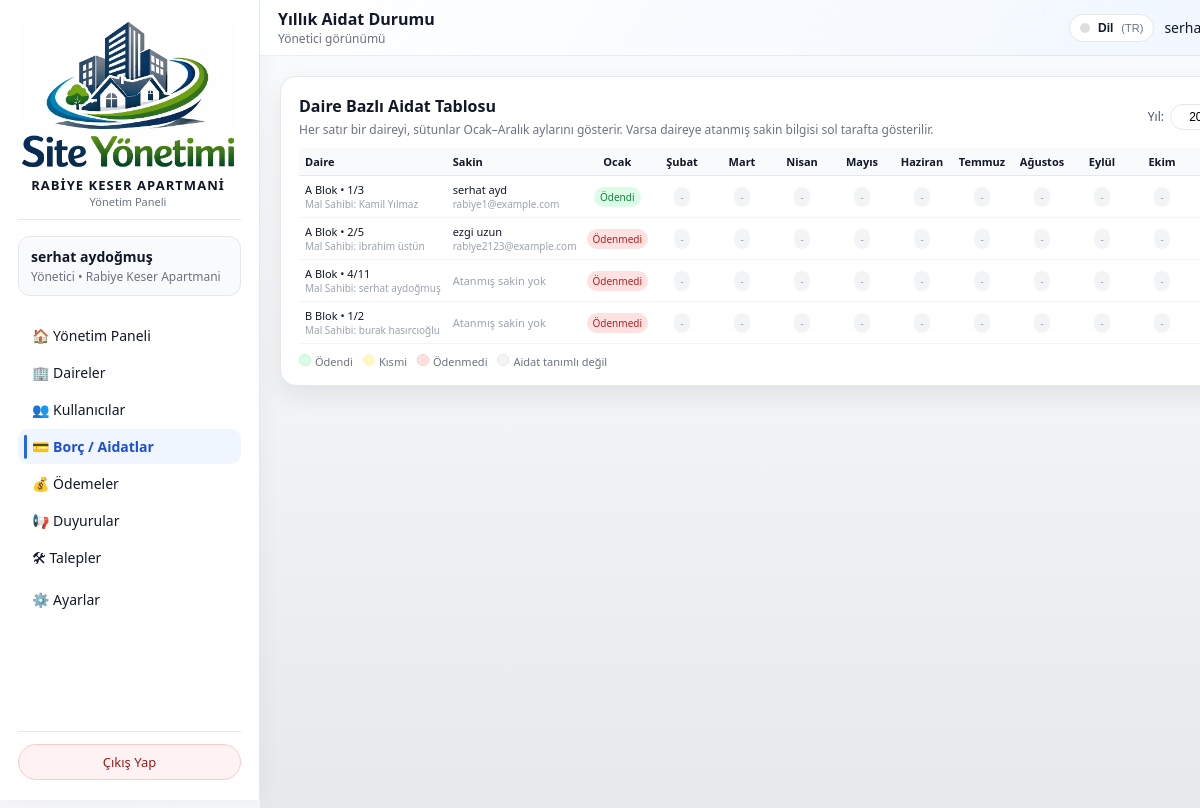
The app's page /admin/dues-summary (signed in) with its own data.
### models/apartment_model.py (models this page shows, shortened)
class Apartment(db.Model):
    __tablename__ = "apartments"
    id = db.Column(db.Integer, primary_key=True)
    site_id = db.Column(db.Integer, db.ForeignKey("sites.id"), nullable=False)
    block = db.Column(db.String(50), nullable=False)
    floor = db.Column(db.String(20), nullable=False)
    number = db.Column(db.String(20), nullable=False)
    area_m2 = db.Column(db.Float, nullable=True)
    owner_name = db.Column(db.String(120))
    owner_phone = db.Column(db.String(32))
    notes = db.Column(db.Text)
    users = db.relationship("User", backref="apartment", lazy="dynamic")
    bills = db.relationship("Bill", backref="apartment", lazy="dynamic")
    payments = db.relationship("Payment", backref="apartment", lazy="dynamic")
    tickets = db.relationship("Ticket", backref="apartment", lazy="dynamic")

### models/user_model.py (models this page shows, shortened)
class User(db.Model):
    __tablename__ = "users"
    id = db.Column(db.Integer, primary_key=True)
    name = db.Column(db.String(120), nullable=False)
    email = db.Column(db.String(120), unique=True, nullable=False, index=True)
    phone = db.Column(db.String(32), nullable=True)
    password_hash = db.Column(db.String(255), nullable=False)
    role = db.Column(db.String(20), nullable=False, default="resident")
    site_id = db.Column(db.Integer, db.ForeignKey("sites.id"), nullable=True)
    apartment_id = db.Column(
        db.Integer,
        db.ForeignKey("apartments.id"),
        nullable=True,
    )
    is_active = db.Column(db.Boolean, default=True, nullable=False)

### routes/admin_routes.py (the view, shortened to what this page needs)
@admin_bp.route("/dues-summary", methods=["GET"])
@admin_required
def dues_summary():
    now = datetime.utcnow()
    current_year = now.year
    current_month = now.month
    year = request.args.get("year", type=int) or current_year
    months = [
        (1, "Ocak"),
        (2, "Şubat"),
        (3, "Mart"),
        (4, "Nisan"),
        (5, "Mayıs"),
        (6, "Haziran"),
        (7, "Temmuz"),
        (8, "Ağustos"),
        (9, "Eylül"),
        (10, "Ekim"),
        (11, "Kasım"),
        (12, "Aralık"),
    ]
    month_labels = dict(months)
    apartments = []
    try:
        apartments = (
            Apartment.query
            .order_by(
                Apartment.block.asc(),
                Apartment.floor.asc(),
                Apartment.number.asc(),
            )
            .all()
        )
    except SQLAlchemyError as exc:
        current_app.logger.exception("Aidat durumu için daire listesi alınamadı: %s", exc)
        flash("Daire listesi alınırken bir hata oluştu.", "error")
        apartments = []
    if year == current_year and apartments:
        try:
            active_apartment_ids = {apt.id for apt in apartments if apt.id is not None}
            month_start = date(year, current_month, 1)
            if current_month == 12:
                month_end = date(year + 1, 1, 1)
            else:
                month_end = date(year, current_month + 1, 1)
            existing_bills = (
                Bill.query.filter(
                    Bill.apartment_id.in_(active_apartment_ids),
                    Bill.due_date >= month_start,
                    Bill.due_date < month_end,
                )
                .all()
            )
            apartments_with_bill = {
                b.apartment_id for b in existing_bills if b.apartment_id is not None
            }
            for apt_id in active_apartment_ids:
                if apt_id in apartments_with_bill:
                    continue
            db.session.commit()
        except SQLAlchemyError as exc:
            db.session.rollback()
            current_app.logger.exception("Otomatik aylık aidat oluşturulamadı: %s", exc)
            flash("Otomatik aidat oluşturulurken bir hata oluştu.", "error")
    start_date = date(year, 1, 1)
    end_date = date(year + 1, 1, 1)
    bills = []
    payments = []
    bill_totals = defaultdict(Decimal)
    bill_key_by_id = {}
    try:
        bills = (
            Bill.query
            .filter(
                Bill.due_date >= start_date,
                Bill.due_date < end_date,
            )
            .all()
        )
        for b in bills:
            if not b.apartment_id or not b.due_date:
                continue
            key = (b.apartment_id, b.due_date.month)
            bill_totals[key] += Decimal(b.amount or 0)
            bill_key_by_id[b.id] = key
        if bill_key_by_id:
            payments = (
                Payment.query
                .filter(Payment.bill_id.in_(bill_key_by_id.keys()))
                .all()
            )
        else:
            payments = []
        paid_totals = defaultdict(Decimal)
        for p in payments:
            if not p.bill_id:
                continue
            key = bill_key_by_id.get(p.bill_id)
            if not key:
                continue
            paid_totals[key] += Decimal(p.amount or 0)
        status_map = {}
        for key, total_bill in bill_totals.items():
            total_paid = paid_totals.get(key, Decimal("0"))
            if total_bill <= 0:
                continue
            if total_paid >= total_bill:
                status_map[key] = "paid"
            elif total_paid > 0:
                status_map[key] = "partial"
            else:
                status_map[key] = "open"
    except SQLAlchemyError as exc:
        current_app.logger.exception("Aidat durumu hesaplanamadı: %s", exc)
        flash("Aidat durumu hesaplanırken bir hata oluştu.", "error")
        status_map = {}
        bill_totals = {}
    resident_by_apartment = {}
    try:
        residents = (
            User.query
            .filter(
                User.role == "resident",
                User.is_active == True,  # noqa: E712
                User.apartment_id.isnot(None),
            )
            .order_by(User.name.asc())
            .all()
        )
        for u in residents:
            if u.apartment_id not in resident_by_apartment:
                resident_by_apartment[u.apartment_id] = u
    except SQLAlchemyError as exc:
        current_app.logger.exception("Sakin listesi alınamadı: %s", exc)
        flash("Sakin listesi alınırken bir hata oluştu.", "error")
        resident_by_apartment = {}
    rows = []
    for apt in apartments:
        monthly_status = {}
        for m_num, _m_label in months:
            key = (apt.id, m_num)
            if key in status_map:
                monthly_status[m_num] = status_map[key]
            else:
                monthly_status[m_num] = None  # O ay için borç yok
        resident = resident_by_apartment.get(apt.id)
        rows.append(
            {
                "apartment": apt,
                "resident": resident,
                "monthly": monthly_status,
            }
        )
    return render_template(
        "admin/aidat_durumu.html",
        year=year,
        current_year=current_year,
        months=months,
        rows=rows,
    )

### routes/admin_routes.py (called while the page is built)
def admin_required(view_func):
    @wraps(view_func)
    def wrapped_view(*args, **kwargs):
        user_id = session.get("user_id")
        role = session.get("user_role")
        if not user_id:
            flash("Devam etmek için lütfen giriş yapın.", "info")
            return redirect(url_for("auth.login"))
        if role not in ("admin", "super_admin"):
            flash("Bu alana sadece yönetici kullanıcılar erişebilir.", "error")
            return redirect(url_for("index"))
        return view_func(*args, **kwargs)
    return wrapped_view

@admin_bp.app_context_processor
def inject_site_name():
    name = session.get("site_name")
    if not name:
        name = get_site_display_name()  # DB'den oku (SystemSetting)
        session["site_name"] = name
    return {"current_site_name": name}

def get_site_display_name() -> str:
    default_name = "Site / Apartman"
    try:
        settings = SystemSetting.get_singleton()
        if settings and getattr(settings, "site_name", None):
            name = (settings.site_name or "").strip()
            if name:
                return name
    except SQLAlchemyError as exc:
        current_app.logger.exception("Site adı okunamadı: %s", exc)
    return default_name

@admin_bp.app_context_processor
def inject_site_name():
    name = session.get("site_name")
    if not name:
        name = get_site_display_name()  # DB'den oku (SystemSetting)
        session["site_name"] = name
    return {"current_site_name": name}

### templates/admin/aidat_durumu.html (shortened to what this page needs)
{% extends "base.html" %}
{% set LANG = session.get('lang','tr') %}
{% macro tp(k) -%}
  {{ I18N_PAGE.get(LANG, I18N_PAGE['tr']).get(k, I18N_PAGE['tr'].get(k, k)) }}
{%- endmacro %}
{% set MONTHS = {
  'tr': {1:"Ocak",2:"Şubat",3:"Mart",4:"Nisan",5:"Mayıs",6:"Haziran",7:"Temmuz",8:"Ağustos",9:"Eylül",10:"Ekim",11:"Kasım",12:"Aralık"},
  'en': {1:"January",2:"February",3:"March",4:"April",5:"May",6:"June",7:"July",8:"August",9:"September",10:"October",11:"November",12:"December"},
  'me': {1:"Januar",2:"Februar",3:"Mart",4:"April",5:"Maj",6:"Jun",7:"Jul",8:"Avgust",9:"Septembar",10:"Oktobar",11:"Novembar",12:"Decembar"}
} %}
{% block topbar_title %}{{ tp('topbar_title') }}{% endblock %}
{% block content %}
<div class="card" style="overflow-x:auto;">
  <div style="display:flex; justify-content:space-between; align-items:center; gap:8px; margin-bottom:10px; flex-wrap:wrap;">
    <div>
      <h2 style="font-size:16px; margin:0 0 4px;">{{ tp('table_title') }}</h2>
      <p style="font-size:12px; color:#6b7280; margin:0;">
        {{ tp('table_desc') }}
      </p>
    </div>
    <form method="get" style="display:flex; gap:6px; align-items:center;">
      <label for="year" style="font-size:12px; color:#4b5563;">{{ tp('year') }}:</label>
      <input
        type="number"
        id="year"
        name="year"
        value="{{ year }}"
        min="{{ current_year - 5 }}"
        max="{{ current_year + 1 }}"
        style="width:80px; padding:5px 7px; border-radius:999px; border:1px solid #e5e7eb; font-size:12px; text-align:center;">
    </form>
  </div>
  {% if rows %}
    <div style="width:100%; overflow-x:auto;">
      <table style="border-collapse:collapse; min-width:720px; font-size:11px;">
        <thead>
          <tr style="background:#f9fafb; border-bottom:1px solid #e5e7eb;">
            <th style="text-align:left; padding:6px 6px;">{{ tp('col_apartment') }}</th>
            <th style="text-align:left; padding:6px 6px;">{{ tp('col_resident') }}</th>
            {% for m_num, m_label in months %}
              <th style="text-align:center; padding:6px 4px; min-width:60px;">
                {{ MONTHS.get(LANG, MONTHS['tr'])[m_num] }}
              </th>
            {% endfor %}
          </tr>
        </thead>
        <tbody>
          {% for row in rows %}
            {% set apt = row.apartment %}
            {% set res = row.resident %}
            <tr style="border-bottom:1px solid #f3f4f6;">
              <td style="padding:6px 6px; white-space:nowrap;">
                {% if apt %}
                  {{ apt.block }} Blok • {{ apt.floor }}/{{ apt.number }}
                  {% if apt.owner_name %}
                    <div style="font-size:10px; color:#9ca3af;">
                      {{ tp('owner') }}: {{ apt.owner_name }}
                    </div>
                  {% endif %}
                {% else %}
                  <span style="color:#9ca3af;">{{ tp('undefined_apartment') }}</span>
                {% endif %}
              </td>
              <td style="padding:6px 6px; white-space:nowrap;">
                {% if res %}
                  {{ res.name }}
                  <div style="font-size:10px; color:#9ca3af;">
                    {{ res.email }}
                  </div>
                {% else %}
                  <span style="color:#9ca3af; font-size:11px;">{{ tp('no_assigned_resident') }}</span>
                {% endif %}
              </td>
              {% for m_num, m_label in months %}
                {% set st = row.monthly[m_num] %}
                <td style="padding:4px 4px; text-align:center;">
                  {% if st == 'paid' %}
                    <span style="display:inline-flex; align-items:center; justify-content:center;
                                 padding:3px 6px; border-radius:999px; font-size:10px;
                                 background:#dcfce7; color:#15803d;">
                      {{ tp('paid') }}
                    </span>
                  {% elif st == 'partial' %}
                    <span style="display:inline-flex; align-items:center; justify-content:center;
                                 padding:3px 6px; border-radius:999px; font-size:10px;
                                 background:#fef9c3; color:#854d0e;">
                      {{ tp('partial') }}
                    </span>
                  {% elif st == 'open' %}
                    <span style="display:inline-flex; align-items:center; justify-content:center;
                                 padding:3px 6px; border-radius:999px; font-size:10px;
                                 background:#fee2e2; color:#b91c1c;">
                      {{ tp('unpaid') }}
                    </span>
                  {% else %}
                    <span style="display:inline-flex; align-items:center; justify-content:center;
                                 padding:3px 6px; border-radius:999px; font-size:10px;
                                 background:#f3f4f6; color:#9ca3af;">
                      {{ tp('not_defined') }}
                    </span>
                  {% endif %}
                </td>
              {% endfor %}
            </tr>
          {% endfor %}
        </tbody>
      </table>
    </div>
    <div style="margin-top:10px; font-size:11px; color:#6b7280; display:flex; flex-wrap:wrap; gap:10px;">
      <div><span style="display:inline-block; width:12px; height:12px; border-radius:999px; background:#dcfce7; border:1px solid #bbf7d0; margin-right:4px;"></span>{{ tp('legend_paid') }}</div>
      <div><span style="display:inline-block; width:12px; height:12px; border-radius:999px; background:#fef9c3; border:1px solid #fef3c7; margin-right:4px;"></span>{{ tp('legend_partial') }}</div>
      <div><span style="display:inline-block; width:12px; height:12px; border-radius:999px; background:#fee2e2; border:1px solid #fecaca; margin-right:4px;"></span>{{ tp('legend_unpaid') }}</div>
      <div><span style="display:inline-block; width:12px; height:12px; border-radius:999px; background:#f3f4f6; border:1px solid #e5e7eb; margin-right:4px;"></span>{{ tp('legend_not_defined') }}</div>
    </div>
  {% else %}
    <p style="font-size:13px; color:#6b7280; margin-top:8px;">
      {{ tp('no_data') }}
    </p>
  {% endif %}
</div>
{% endblock %}

### static/css/app.css (style rules this page uses)
:root { --bg: #f3f4f6; --bg-soft: #e5e7eb; --sidebar-bg: #020617; --card-bg: #ffffff; --border-subtle: #e5e7eb; --accent: #2563eb; --accent-soft: rgba(37, 99, 235, 0.08); --text-main: #111827; --text-muted: #6b7280; --text-on-dark: #e5e7eb; --radius-lg: 16px; --radius-md: 12px; --radius-sm: 8px; --shadow-soft: 0 18px 45px rgba(15, 23, 42, 0.24); --shadow-card: 0 10px 25px rgba(15, 23, 42, 0.08); --sidebar-width: 260px; --transition-fast: 150ms ease-out; --transition-med: 220ms ease-out; }
*, *::before, *::after { box-sizing: border-box; }
html, body { margin: 0; padding: 0; width: 100%; max-width: 100vw; overflow-x: hidden; }
body { font-family: system-ui, -apple-system, BlinkMacSystemFont, "SF Pro Text", "Segoe UI", sans-serif; background: radial-gradient(circle at top left, #e5f0ff 0, #f3f4f6 45%, #ffffff 100%); color: var(--text-main); }
.card { background: var(--card-bg); border-radius: var(--radius-lg); padding: 18px 18px 16px; box-shadow: var(--shadow-card); border: 1px solid var(--border-subtle); transition: transform var(--transition-med), box-shadow var(--transition-med), border-color var(--transition-med), background var(--transition-med); }
.card h1, .card h2 { margin-top: 0; }

### records on screen
Apartment: block "A", floor "1", number "3", owner_name "Kamil Yılmaz"
User: name "serhat ayd", email "rabiye1@example.com"
Apartment: block "A", floor "2", number "5", owner_name "ibrahim üstün"
User: name "ezgi uzun", email "rabiye2123@example.com"
Apartment: block "A", floor "4", number "11", owner_name "serhat aydoğmuş"
Apartment: block "B", floor "1", number "2", owner_name "burak hasırcıoğlu"

### other values on screen
{{ site_name }} "RABIYE KESER APARTMANI"
{{ I18N.get(LANG, I18N['tr']).get(k, I18N['tr'].get(k, k)) }} "Yönetim Paneli Yönetici • Yönetim Paneli Daireler Kullanıcılar Borç / Aidatlar Ödemeler Duyurular Talepler Ayarlar Çıkış Yap Yönetici görünümü Dil"
{{ user_name }} "serhat aydoğmuş"
{{ active_site_name or fallback_site_name }} "Rabiye Keser Apartmani"
{{ LANG|upper }} "TR"
{{ MONTHS.get(LANG, MONTHS['tr'])[m_num] }} "Ocak" "Şubat" "Mart" "Nisan" "Mayıs" "Haziran" "Temmuz" "Ağustos" "Eylül" "Ekim"
{{ I18N_PAGE.get(LANG, I18N_PAGE['tr']).get(k, I18N_PAGE['tr'].get(k, k)) }} "Mal Sahibi" "Ödendi" "-" "-" "-" "-" "-" "-" "-" "-" "-" "Mal Sahibi" "Ödenmedi" "-" "-" "-" "-" "-" "-" "-" "-" "-" "Mal Sahibi Atanmış sakin yok" "Ödenmedi" "-" "-" "-" "-" "-" "-" "-" "-" "-" "Mal Sahibi Atanmış sakin yok" "Ödenmedi" "-" "-" "-" "-" "-" "-" "-" "-" "-"
